Frame 1 (no input): blank canvas, image omitted
Frame 60 (the mouse pressed at the canvas centre just before this capture): blank canvas, image omitted
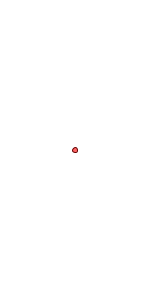
Frame 120 (the mouse held since frame 60 and released just before this capture)

The Processing sketch whose frames 1 and 60 were blank and that drew this single picture after the mouse press (run headless with seeded random() and noise(); from frame 60 on, the mouse is pressed at the canvas centre):

// Processing sketch: sketch_2_5_repell_mass_stuff
// ── sketch_2_5_repell_mass_stuff.pde
ArrayList<PhysicsObject> objects;
ArrayList<Repeller> repellers;
int CLEANUPSIZE = 640;

float AIRRESISTANCE = 0.05;
float REPELLFORCE = 100;

void setup() {
  size(150,300);
  background(255);
  objects = new ArrayList<PhysicsObject>();
  repellers = new ArrayList<Repeller>();
}

void keyPressed() {
  if(key == 'A') {
    setup();
  }
}

void mousePressed() {
  if (mouseButton == LEFT) {
    objects.add(new PhysicsObject(new PVector(mouseX, mouseY))); 
  } else {
    repellers.add(new Repeller(new PVector(mouseX, mouseY)));
  }
}

void draw() {
  background(255);
  stroke(0);
  fill(0);
  for (PhysicsObject obj: objects) {
    obj.update();
    if (cleanUp(obj.position)) obj.position = new PVector(width/2, 0);
  }
  
  for (PhysicsObject obj: objects) {
    obj.draw();
  }
  stroke(100,0,0);
  fill(255,100,100);
  for (Repeller obj: repellers) {
    obj.draw();
  }
}

boolean cleanUp(PVector position) {
  if (position.x >= CLEANUPSIZE) return true;
  if (position.x <= -CLEANUPSIZE) return true;
  if (position.y >= CLEANUPSIZE) return true;
  if (position.y <= -CLEANUPSIZE) return true;
  return false;
}

class PhysicsObject {
  
  PVector position;
  PVector velocity;
  PVector acceleration;
  
  float mass;
  float radius;
  float gravity = 9.80665;
  float airResistance = AIRRESISTANCE;
  
  PhysicsObject(PVector _position) {
    position = _position;
    velocity = new PVector();
    acceleration = new PVector();
    mass = constrain((randomGaussian() * 20 + 100), 50, 150);
    radius = mass / 100.0 * TAU;
  }
  
  void update() {
    applyGravity();
    applyDrag();
    applyRepel();
    applySelfRepel();
    velocity.add(acceleration);
    position.add(velocity);
    
    acceleration = new PVector();
  }
  
  void applySelfRepel() {
    for (PhysicsObject repeller: objects) {
      float distance = position.dist(repeller.position);
      if (distance > 10) {
        PVector direction = position.copy().sub(repeller.position).normalize();
        applyForce(direction.mult(mass*REPELLFORCE/(distance*distance)));
      }
    }
  }
  
  void applyRepel() {
    for (Repeller repeller: repellers) {
      float distance = position.dist(repeller.position);
      PVector direction = position.copy().sub(repeller.position).normalize();
      applyForce(direction.mult(mass*REPELLFORCE/(distance*distance)));
    }
  }
  
  void applyDrag() {
    float drag = velocity.mag();
    drag = -1 * airResistance * drag * drag * radius;
    applyForce(velocity.copy().normalize().mult(drag));
  }
  
  void applyGravity() {
    applyForce(new PVector(0, gravity));
  }
  
  void applyForce(PVector force) {
    acceleration.add(force.div(mass));
  }
  
  void draw() {
    circle(position.x, position.y, radius);
  }
}

class Repeller {
  PVector position;
  
  Repeller(PVector _position) {
    position = _position;
  }
  
  void draw() {
    circle(position.x, position.y, 5);
  }
}
